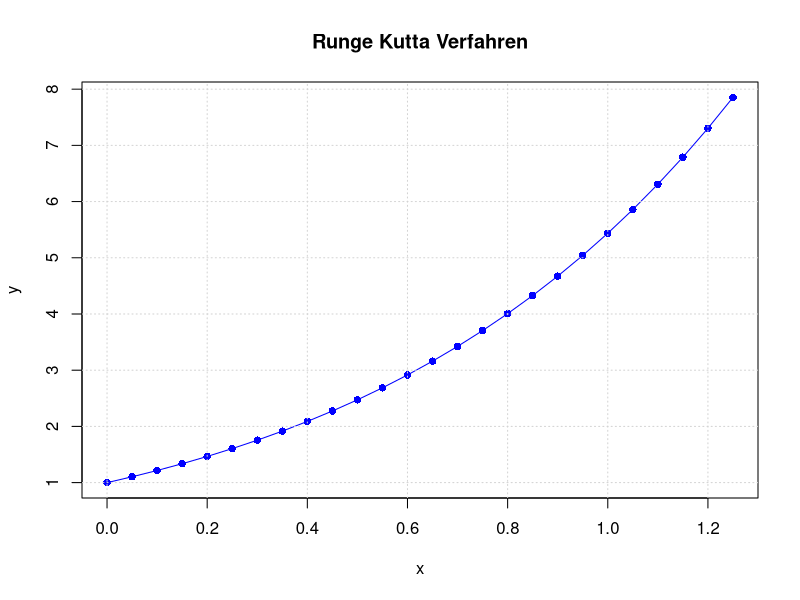
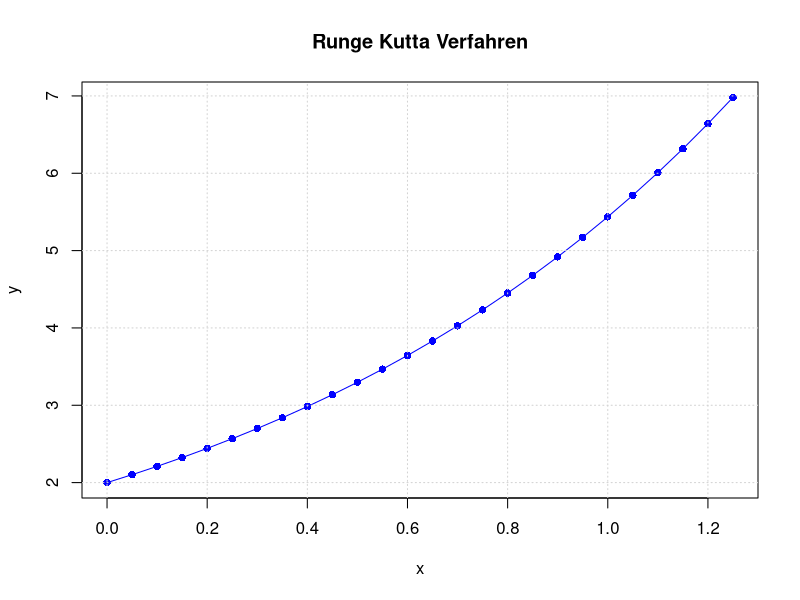
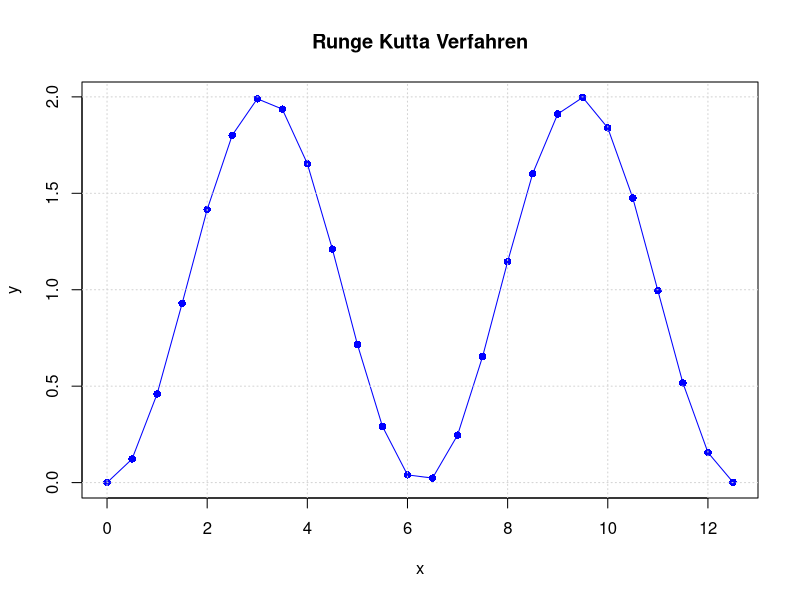
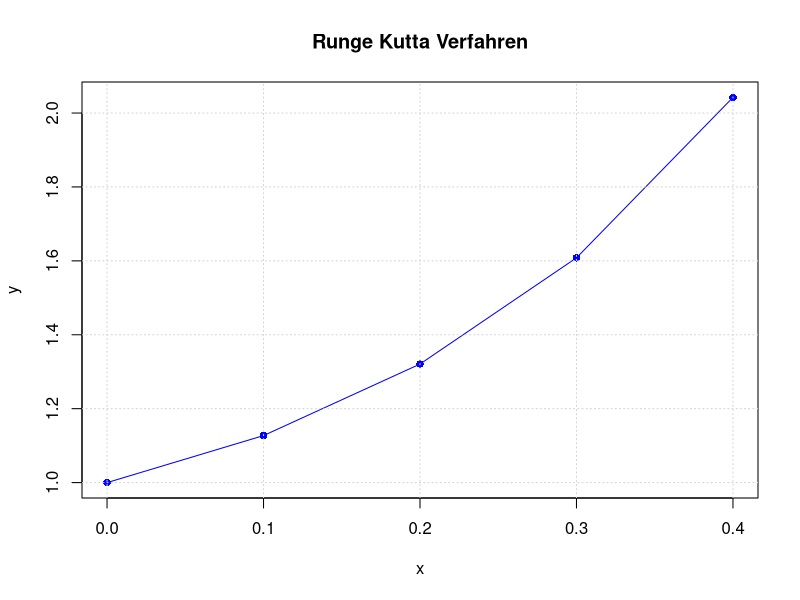

Here is the R script that generated these plots, in order:
# Mathematik für Informatik 4: Übung 9
# Author: itsrye.dev
# Year: 2025

runge_kutta <- function(f, x0, y0, h, n) {
  x <- numeric(n + 1)
  y <- numeric(n + 1)
  
  df <- data.frame(c = numeric(), x = numeric(), y = numeric(), k1 = numeric(), k2 = numeric(), k3 = numeric(), k4 = numeric())
  
  x[1] <- x0
  y[1] <- y0
  
  df <- rbind(df, data.frame(c = 0, x = x[1], y = y[1], k1 = 0, k2 = 0, k3 = 0, k4 = 0))
  
  for(i in 1:n ){
    k1 <- h * f(x[i], y[i])
    k2 <- h * f(x[i] + h/2, y[i] + k1/2)
    k3 <- h * f(x[i] + h/2, y[i] + k2/2)
    k4 <- h * f(x[i]+h, y[i]+k3)
    
    y[i+1] = y[i] + (1/6)*(k1 + 2 * k2 + 2 * k3 + k4)
    x[i+1] = x[i] + h
    
    new_row <- data.frame(c = i, x = x[i+1], y = y[i+1], k1 = k1, k2 = k2, k3 = k3, k4 = k4)
    df <- rbind(df, new_row)
  }
  
  # Zeichnen
  plot(
    x, y,
    type = "o",
    pch = 16,
    col = "blue",
    xlab = "x",
    ylab = "y",
    main = "Runge Kutta Verfahren"
  )
  grid()
  
  print(df)
}

# Aus dem Übungsblatt
f1 <- function(x,y){
  y + exp(x)
}
runge_kutta(f1, 0, 1, 0.05, 25)

# weitere Beispiele

f2 <- function(x,y){
  y
}

runge_kutta(f2, 0, 2, 0.05, 25)

f3 <- function(x,y){
  sin(x)
}

runge_kutta(f3, 0, 0, 0.5, 25)

# weitere Aufgaben aus dem Übungsblatt

f4 <- function(x,y){
  y^2 + 3*x
}
runge_kutta(f4, 0, 1, 0.1, 4)

